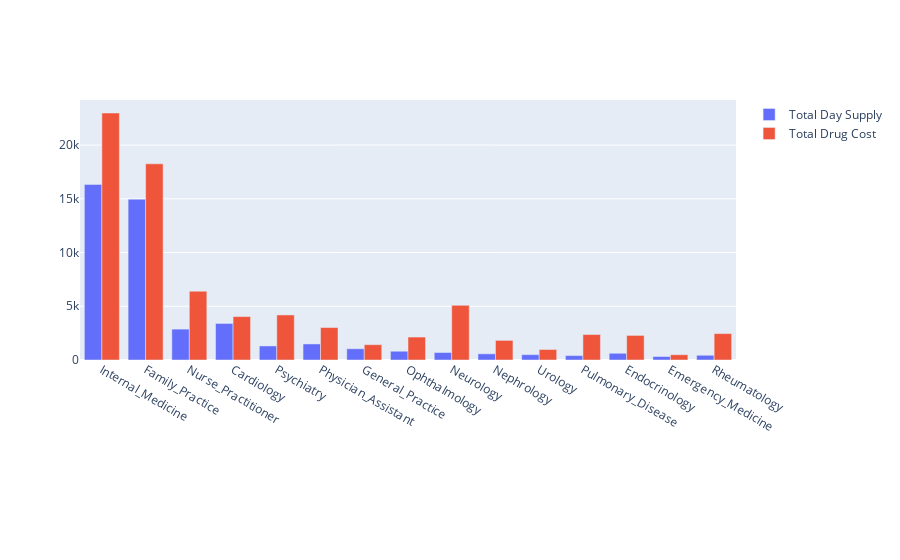

Source (notebook cell):
### Code cell
trace1 = go.Bar(
    x=tempdf.specialty_description1[:15],
    y=tempdf.total_day_supply_millions[:15],
    name='Total Day Supply'
)
trace2 = go.Bar(
    x=tempdf.specialty_description1[:15],
    y=tempdf.total_drug_cost_millions[:15],
    name='Total Drug Cost'
)

data = [trace1, trace2]
layout = go.Layout(
    barmode='group'
    , margin=dict(b=200)
)

fig = go.Figure(data=data, layout=layout)
iplot(fig, filename='grouped-bar')

### Figure 1 — Plotly figure (JSON) as saved in the notebook; plotly's stock layout.template omitted (floating-point values rounded to 4 significant figures)
{"data": [{"name": "Total Day Supply", "x": ["Internal_Medicine", "Family_Practice", "Nurse_Practitioner", "Cardiology", "Psychiatry", "Physician_Assistant", "General_Practice", "Ophthalmology", "Neurology", "Nephrology", "Urology", "Pulmonary_Disease", "Endocrinology", "Emergency_Medicine", "Rheumatology"], "y": [16340, 14967, 2873, 3401, 1307, 1493, 1046, 816, 696, 575, 498, 409, 625, 326, 440], "type": "bar"}, {"name": "Total Drug Cost", "x": ["Internal_Medicine", "Family_Practice", "Nurse_Practitioner", "Cardiology", "Psychiatry", "Physician_Assistant", "General_Practice", "Ophthalmology", "Neurology", "Nephrology", "Urology", "Pulmonary_Disease", "Endocrinology", "Emergency_Medicine", "Rheumatology"], "y": [22983, 18254, 6402, 4039, 4191, 3020, 1425, 2135, 5087, 1825, 977, 2369, 2287, 490, 2457], "type": "bar"}], "layout": {"barmode": "group", "margin": {"b": 200}, "xaxis": {"type": "category", "range": [-0.5, 14.5], "autorange": true}, "yaxis": {"type": "linear", "range": [0, 24190.0], "autorange": true}, "autosize": true}}
